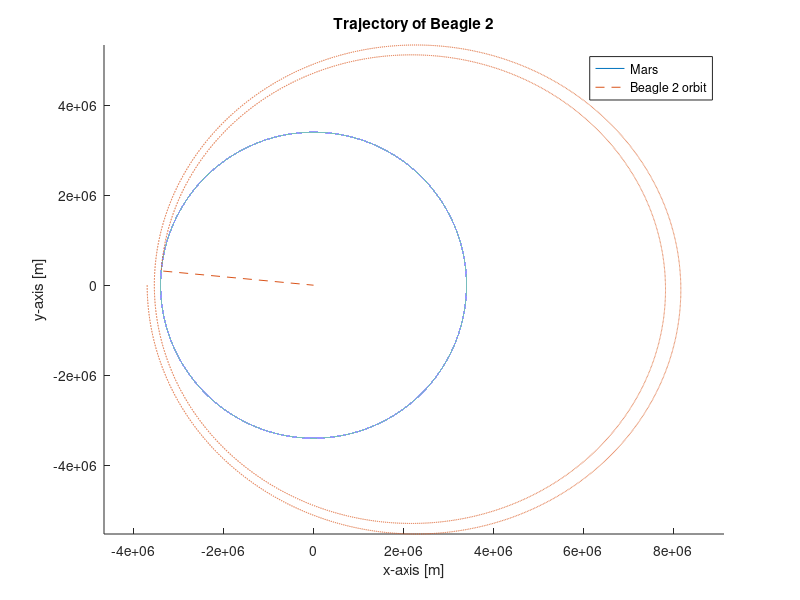

The MATLAB source for this figure:
% Constants
m1 = 6.4*10^23;         % mass of Mars [kg]
m2 = 100.0;             % mass of Beagle 2 [kg]           
radius = 3400.0*10^3;   % radius of Mars [m]
G = 6.67*10^-11;        % gravitational constant [N*(m/kg)^2]
k = 0.00016;            % friction constant [kg/s]            
n = 10^5;               % number of calculations
dt = 1;                 % timestep [s]

% Declaring arrays with initial values
r1 = zeros(n,2);
r2 = zeros(n,2);
v1 = zeros(n,2);
v2 = zeros(n,2);

r1(1,:) = [0 0];
r2(1,:) = [(-298-3400)*1000 0];
v1(1,:) = [0 0];
v2(1,:) = [0 -4000];

% Calculations using Euler-Cromer
i = 1; % counter
while i <= n
    rr = norm(r2(i,:)-r1(i,:)); % distance between the bodies 
    
    % acc. on Mars using N2L: necessary to find the next value 
    % of Mars' posisjon using Euler-Cromer so we can calculate 
    % the distance between the bodies once more
    a1 = (G*m2/rr^3)*r1(i,:);
    a2 = -(G*m1/rr^3)*r2(i,:)-(k/m2)*v2(i,:); % acc. on Beagle 2 using N2L
    
    v1(i+1,:) = v1(i,:) + dt*a1;
    v2(i+1,:) = v2(i,:) + dt*a2;
    
    r1(i+1,:) = r1(i,:) + dt*v1(i+1,:);
    r2(i+1,:) = r2(i,:) + dt*v2(i+1,:);
    
    if rr <= radius % Beagle 2 has landed
        break
    end
    i = i + 1;
    
end

% Surface approximation of Mars
theta = linspace(0,2*pi,n);
x = radius*cos(theta);
y = radius*sin(theta);
% Plot commands
hold on
plot(x,y)
plot(r2(:,1),r2(:,2),'--')
legend('Mars','Beagle 2 orbit')
xlabel('x-axis [m]')
ylabel('y-axis [m]')
axis('equal')
title('Trajectory of Beagle 2')
hold off